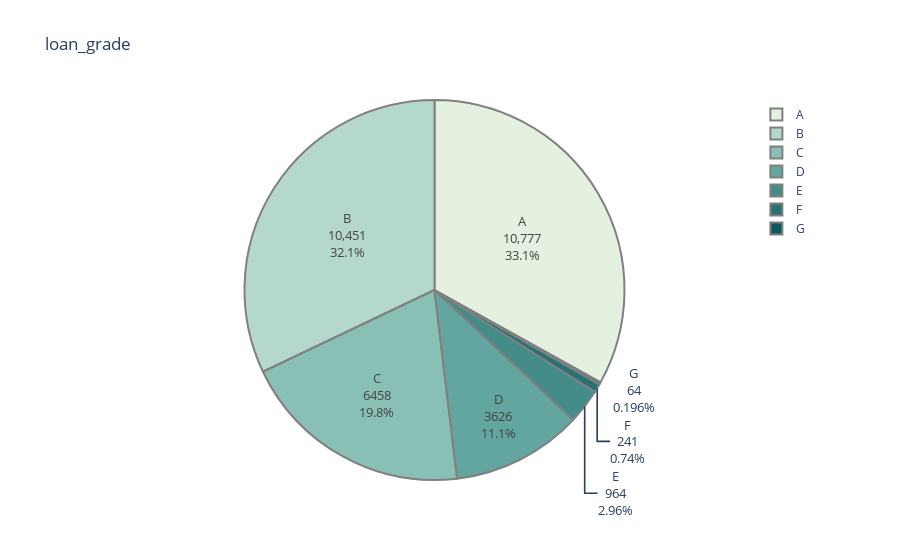

Notebook source saved alongside this figure:
### Markdown cell above
**Distribution of Loan Grades**

### Code cell
level_counts=data.loan_grade.value_counts()
fig=px.pie(values=level_counts.values,
          names=level_counts.index,
          color_discrete_sequence=px.colors.sequential.Mint,
          title= 'loan_grade'
          )
fig.update_traces(textinfo='label+percent+value', textfont_size=13,
                  marker=dict(line=dict(color='#102000', width=0.2)))

fig.data[0].marker.line.width = 2
fig.data[0].marker.line.color='gray'
fig.show()

### Figure 1 — Plotly figure (JSON) as saved in the notebook; plotly's stock layout.template omitted (floating-point values rounded to 4 significant figures)
{"data": [{"domain": {"x": [0, 1], "y": [0, 1]}, "hovertemplate": "label=%{label}<br>value=%{value}<extra></extra>", "labels": ["A", "B", "C", "D", "E", "F", "G"], "legendgroup": "", "marker": {"line": {"color": "gray", "width": 2}}, "name": "", "showlegend": true, "textfont": {"size": 13}, "textinfo": "label+percent+value", "type": "pie", "values": [10777, 10451, 6458, 3626, 964, 241, 64]}], "layout": {"legend": {"tracegroupgap": 0}, "piecolorway": ["rgb(228, 241, 225)", "rgb(180, 217, 204)", "rgb(137, 192, 182)", "rgb(99, 166, 160)", "rgb(68, 140, 138)", "rgb(40, 114, 116)", "rgb(13, 88, 95)"], "title": {"text": "loan_grade"}}}
